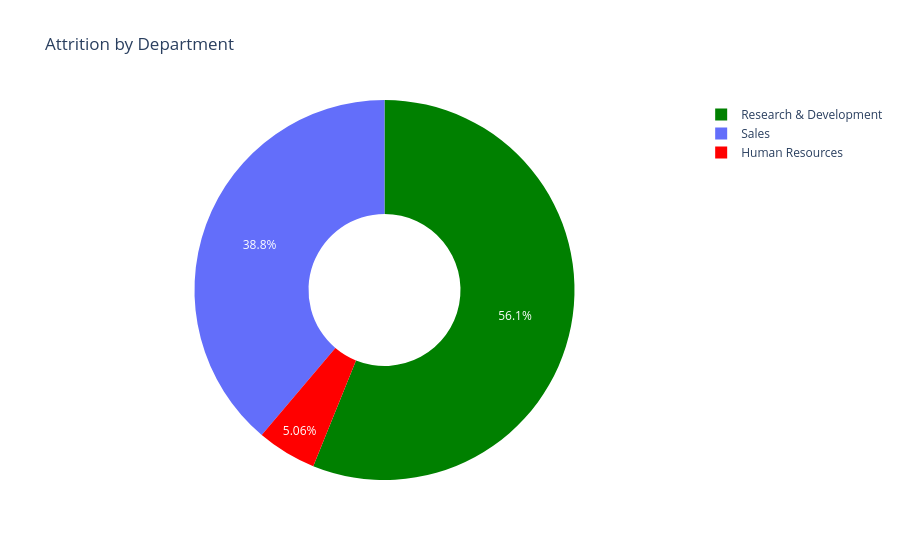

Notebook code cell kept with this figure:
### Code cell
# Update the Layout 
fig.update_layout(title = "Attrition by Department")
# fig.show() #Error ?

### Figure 1 — Plotly figure (JSON) as saved in the notebook; plotly's stock layout.template omitted (floating-point values rounded to 4 significant figures)
{"data": [{"hole": 0.4, "labels": ["Human Resources", "Research & Development", "Sales"], "marker": {"colors": ["red", "green"]}, "textposition": "inside", "type": "pie", "values": [12, 133, 92]}], "layout": {"title": {"text": "Attrition by Department"}}}
